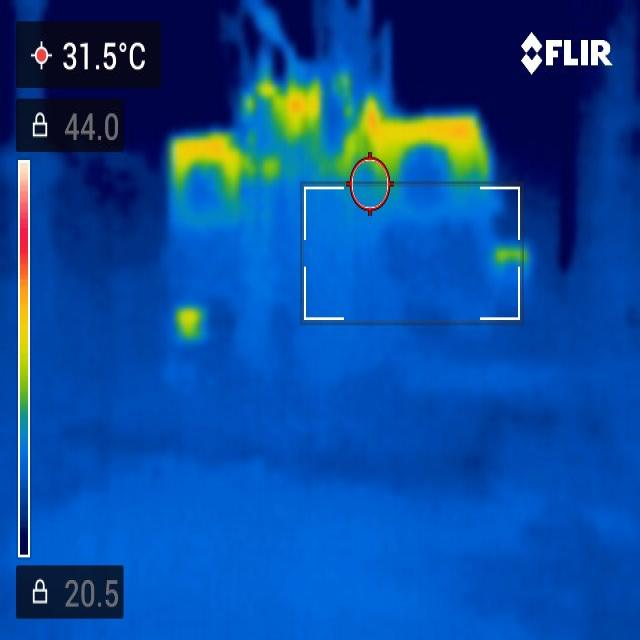
#> input picture ai-anomaly-service/dataset/Sample_Thermal_Images/T1/normal/T1_normal_001.jpg, 640 x 640 px
$ python dataset_generator.py
#> lines starting #> are read from the running program, lines starting #| are printed output that depends on the picture; after the words box and inside, x2 and y2 are one past the last pixel; in counts of white or black regions, pixels touching at a corner belong together
# Enhanced Thermal Anomaly Detection with YOLO Label Generation
# This script detects thermal anomalies and generates labels in YOLO format for training

import cv2
import numpy as np
import pandas as pd
from PIL import Image, ImageDraw, ImageFont
import os, math, io, base64
from matplotlib import pyplot as plt
from datetime import datetime

# -----------------------------
# YOLO Class Definitions
# -----------------------------

# Define class mapping for YOLO training
CLASS_MAPPING = {
    "Loose Joint (Faulty)": 0,
    "Loose Joint (Potential)": 1,
    "Point Overload (Faulty)": 2,
    "Point Overload (Potential)": 3,
    "Full Wire Overload (Potential)": 4,
    "Hotspot (Review)": 5,
    "Warm Area (Likely Normal)": 6
}

# Reverse mapping for reading
ID_TO_CLASS = {v: k for k, v in CLASS_MAPPING.items()}

# Class names file for YOLO
CLASS_NAMES = list(CLASS_MAPPING.keys())

def save_class_names(output_dir):
    """Save class names to classes.txt file for YOLO"""
    classes_path = os.path.join(output_dir, "classes.txt")
    with open(classes_path, 'w') as f:
        for class_name in CLASS_NAMES:
            f.write(f"{class_name}\n")
    return classes_path

# -----------------------------
# Utilities
# -----------------------------

def ensure_dir(path):
    os.makedirs(path, exist_ok=True)

def convert_to_yolo_format(x, y, w, h, img_width, img_height):
    """
    Convert bounding box coordinates to YOLO format

    Args:
        x, y, w, h: Bounding box in pixel coordinates (top-left corner + width/height)
        img_width, img_height: Image dimensions

    Returns:
        x_center, y_center, width, height: Normalized YOLO coordinates (0-1)
    """
    # Calculate center coordinates
    x_center = (x + w/2) / img_width
    y_center = (y + h/2) / img_height

    # Normalize width and height
    norm_width = w / img_width
    norm_height = h / img_height

    # Ensure values are between 0 and 1
    x_center = max(0, min(1, x_center))
    y_center = max(0, min(1, y_center))
    norm_width = max(0, min(1, norm_width))
    norm_height = max(0, min(1, norm_height))

    return x_center, y_center, norm_width, norm_height

def save_yolo_labels(detections, img_width, img_height, label_path):
    """
    Save detections in YOLO format to a text file

    Args:
        detections: List of detection dictionaries
        img_width, img_height: Image dimensions
        label_path: Path to save the label file
    """
    with open(label_path, 'w') as f:
        for detection in detections:
            class_name = detection['label']
            if class_name not in CLASS_MAPPING:
                print(f"Warning: Unknown class '{class_name}', skipping...")
                continue

            class_id = CLASS_MAPPING[class_name]
            x, y, w, h = detection['x'], detection['y'], detection['w'], detection['h']

            # Convert to YOLO format
            x_center, y_center, norm_width, norm_height = convert_to_yolo_format(
                x, y, w, h, img_width, img_height
            )

            # Write to file: class_id x_center y_center width height
            f.write(f"{class_id} {x_center:.6f} {y_center:.6f} {norm_width:.6f} {norm_height:.6f}\n")

def pil_draw_box_with_label(pil_img, box, label, color=(255,0,0), width=3):
    draw = ImageDraw.Draw(pil_img)
    x1, y1, x2, y2 = box
    draw.rectangle([x1, y1, x2, y2], outline=color, width=width)
    # Draw label background
    text = label
    try:
        font = ImageFont.truetype("arial.ttf", 16)
    except:
        try:
            font = ImageFont.truetype("DejaVuSans.ttf", 16)
        except:
            font = ImageFont.load_default()

    # Get text bounding box
    bbox = draw.textbbox((0, 0), text, font=font)
    tw, th = bbox[2] - bbox[0], bbox[3] - bbox[1]
    pad = 4
    bx1, by1 = x1, max(0, y1 - th - 2*pad)
    bx2, by2 = x1 + tw + 2*pad, by1 + th + 2*pad
    draw.rectangle([bx1, by1, bx2, by2], fill=(0,0,0))
    draw.text((bx1+pad, by1+pad), text, fill=(255,255,255), font=font)
    return pil_img

def compute_local_contrast(gray, mask):
    # Mean intensity in mask vs a dilated ring around it
    kern = np.ones((21,21), np.uint8)
    dil = cv2.dilate(mask, kern, iterations=1)
    ring = cv2.subtract(dil, mask)
    m_in = float(gray[mask>0].mean()) if np.any(mask>0) else 0.0
    m_out = float(gray[ring>0].mean()) if np.any(ring>0) else m_in+1e-6
    contrast = (m_in - m_out) / (m_out + 1e-6)
    return contrast, m_in, m_out

def shape_features(cnt):
    x,y,w,h = cv2.boundingRect(cnt)
    area = cv2.contourArea(cnt)
    perim = cv2.arcLength(cnt, True)
    aspect = w / (h+1e-6) if h>0 else 999.0
    # Fit ellipse if possible for elongation
    elong = 1.0
    if len(cnt) >= 5:
        try:
            ellipse = cv2.fitEllipse(cnt)
            (cx, cy), (MA, ma), angle = ellipse
            long_axis = max(MA, ma)
            short_axis = max(1e-6, min(MA, ma))
            elong = long_axis / short_axis
        except:
            elong = 1.0
    return (x,y,w,h,area,perim,aspect,elong)

def dominant_hue(hsv, mask):
    h = hsv[...,0][mask>0]
    if h.size == 0:
        return None, 0.0
    # Convert hue 0-179 to degrees for interpretability if needed
    hist = cv2.calcHist([h.astype(np.uint8)], [0], None, [180], [0,180])
    idx = int(np.argmax(hist))
    frac = float(hist[idx] / (h.size+1e-6))
    return idx, frac

def classify_hotspot(hsv, gray, cnt, mask):
    # Extract features
    x,y,w,h,area,perim,aspect,elong = shape_features(cnt)
    contrast, m_in, m_out = compute_local_contrast(gray, mask)
    hue, hue_frac = dominant_hue(hsv, mask)
    # Size proxies
    img_area = gray.shape[0] * gray.shape[1]
    area_ratio = area / img_area
    # Heuristics
    is_small = area_ratio < 0.01
    is_large = area_ratio >= 0.05
    strong_contrast = contrast > 0.25   # adjustable
    moderate_contrast = contrast > 0.12

    # Color grouping (rough):
    # yellow ≈ hue 20–35; orange/red ≈ hue 0–20 and 170–180 wrap
    is_red_orange = (hue is not None) and (hue <= 20 or hue >= 170)
    is_yellowish = (hue is not None) and (20 < hue <= 35)

    # Full-wire shape proxy: elongated and not too tall
    looks_like_wire = elong > 3.0 and (min(w,h) < 0.25*max(gray.shape))
    # Decision tree
    label = "Hotspot"
    if strong_contrast and is_red_orange:
        if is_small:
            label = "Point Overload (Faulty)"
        else:
            label = "Loose Joint (Faulty)"
    elif (strong_contrast or moderate_contrast) and is_yellowish:
        if is_small:
            label = "Point Overload (Potential)"
        else:
            label = "Loose Joint (Potential)"
    elif looks_like_wire and (is_red_orange or is_yellowish):
        label = "Full Wire Overload (Potential)"
    else:
        # fallback: if high contrast but unknown hue bucket
        if strong_contrast:
            label = "Hotspot (Review)"
        else:
            label = "Warm Area (Likely Normal)"
    return label, {
        "x": int(x), "y": int(y), "w": int(w), "h": int(h),
        "area_ratio": float(area_ratio),
        "contrast": float(contrast),
        "hue": int(hue) if hue is not None else -1,
        "elongation": float(elong)
    }

def detect_and_annotate(img_bgr):
    # Convert to HSV
    hsv = cv2.cvtColor(img_bgr, cv2.COLOR_BGR2HSV)
    gray = cv2.cvtColor(img_bgr, cv2.COLOR_BGR2GRAY)

    # Hot color mask (yellow/orange/red) with decent brightness
    # NOTE: thermal palettes vary; these ranges are a starting point.
    masks = []
    # Red range (low hue)
    m1 = cv2.inRange(hsv, (0, 120, 180), (15, 255, 255))
    # Red range (wrap high hue)
    m2 = cv2.inRange(hsv, (170, 120, 150), (179, 255, 255))
    # Yellow range
    m3 = cv2.inRange(hsv, (18, 80, 160), (35, 255, 255))

    hot_mask = cv2.bitwise_or(cv2.bitwise_or(m1, m2), m3)
    # Clean up
    hot_mask = cv2.morphologyEx(hot_mask, cv2.MORPH_OPEN, np.ones((5,5), np.uint8))
    hot_mask = cv2.morphologyEx(hot_mask, cv2.MORPH_CLOSE, np.ones((7,7), np.uint8))

    # Find contours
    contours, _ = cv2.findContours(hot_mask, cv2.RETR_EXTERNAL, cv2.CHAIN_APPROX_SIMPLE)

    detections = []
    vis = Image.fromarray(cv2.cvtColor(img_bgr, cv2.COLOR_BGR2RGB))
    for cnt in contours:
        if cv2.contourArea(cnt) < 80:  # ignore tiny specks
            continue
        mask = np.zeros(hot_mask.shape, dtype=np.uint8)
        cv2.drawContours(mask, [cnt], -1, 255, thickness=-1)
        label, meta = classify_hotspot(hsv, gray, cnt, mask)
        x,y,w,h = meta["x"], meta["y"], meta["w"], meta["h"]
        # Choose color by label
        col = (255,0,0)  # red fault default
        if "Potential" in label:
            col = (255,165,0)  # orange
        if "Likely Normal" in label or "Review" in label:
            col = (0,128,255)  # blue-ish for review/normal
        vis = pil_draw_box_with_label(vis, (x,y,x+w,y+h), label, color=col, width=3)
        meta["label"] = label
        detections.append(meta)

    return vis, detections

def create_yolo_dataset_structure(base_dir):
    """
    Create YOLO dataset directory structure

    Args:
        base_dir: Base directory for the dataset

    Returns:
        Dictionary with paths to different splits
    """
    dataset_structure = {
        'images': {
            'train': os.path.join(base_dir, 'images', 'train'),
            'val': os.path.join(base_dir, 'images', 'val'),
            'test': os.path.join(base_dir, 'images', 'test')
        },
        'labels': {
            'train': os.path.join(base_dir, 'labels', 'train'),
            'val': os.path.join(base_dir, 'labels', 'val'),
            'test': os.path.join(base_dir, 'labels', 'test')
        }
    }

    # Create directories
    for split in dataset_structure['images']:
        ensure_dir(dataset_structure['images'][split])
        ensure_dir(dataset_structure['labels'][split])

    return dataset_structure

def create_yolo_config(dataset_dir, class_names):
    """
    Create YOLO configuration YAML file

    Args:
        dataset_dir: Path to dataset directory
        class_names: List of class names
    """
    config_content = f"""# YOLO Dataset Configuration for Thermal Anomaly Detection
# Generated on {datetime.now().strftime('%Y-%m-%d %H:%M:%S')}

# Dataset paths (relative to this config file)
path: {os.path.abspath(dataset_dir)}  # dataset root dir
train: images/train  # train images (relative to 'path')
val: images/val      # val images (relative to 'path')
test: images/test    # test images (relative to 'path')

# Number of classes
nc: {len(class_names)}

# Class names
names:
"""

    for i, class_name in enumerate(class_names):
        config_content += f"  {i}: '{class_name}'\n"

    config_path = os.path.join(dataset_dir, 'data.yaml')
    with open(config_path, 'w') as f:
        f.write(config_content)

    print(f"YOLO config saved to: {config_path}")
    return config_path

# -----------------------------
# Main Processing
# -----------------------------

def main():
    # Dataset paths - using relative paths that work from current directory
    script_dir = os.path.dirname(os.path.abspath(__file__))
    dataset_dir = os.path.join(script_dir, "dataset", "Sample_Thermal_Images")
    output_base_dir = os.path.join(script_dir, "yolo_dataset")

    # Create YOLO dataset structure
    ensure_dir(output_base_dir)
    dataset_structure = create_yolo_dataset_structure(output_base_dir)

    # Save class names
    classes_path = save_class_names(output_base_dir)
    print(f"Class names saved to: {classes_path}")

    # Create YOLO config
    config_path = create_yolo_config(output_base_dir, CLASS_NAMES)

    # Collect image paths
    faulty_images = []
    normal_images = []

    for transformer in os.listdir(dataset_dir):
        transformer_path = os.path.join(dataset_dir, transformer)
        if not os.path.isdir(transformer_path):
            continue

        for folder in os.listdir(transformer_path):
            folder_path = os.path.join(transformer_path, folder)
            if not os.path.isdir(folder_path):
                continue

            if folder == "faulty":
                for image_file in os.listdir(folder_path):
                    if image_file.lower().endswith(('.jpg', '.jpeg', '.png')):
                        faulty_images.append(os.path.join(folder_path, image_file))
            elif folder == "normal":
                for image_file in os.listdir(folder_path):
                    if image_file.lower().endswith(('.jpg', '.jpeg', '.png')):
                        normal_images.append(os.path.join(folder_path, image_file))

    print(f"Found {len(faulty_images)} faulty and {len(normal_images)} normal images.")

    # Process images and generate labels
    all_images = faulty_images + normal_images
    total_detections = 0

    # Simple split: 70% train, 20% val, 10% test
    np.random.seed(42)  # For reproducible splits
    np.random.shuffle(all_images)

    n_train = int(0.7 * len(all_images))
    n_val = int(0.2 * len(all_images))

    train_images = all_images[:n_train]
    val_images = all_images[n_train:n_train+n_val]
    test_images = all_images[n_train+n_val:]

    print(f"Dataset split: {len(train_images)} train, {len(val_images)} val, {len(test_images)} test")

    # Process each split
    splits = {
        'train': train_images,
        'val': val_images,
        'test': test_images
    }

    all_rows = []

    for split_name, image_list in splits.items():
        print(f"\nProcessing {split_name} split ({len(image_list)} images)...")

        for img_path in image_list:
            if not os.path.exists(img_path):
                print(f"Warning: Image not found: {img_path}")
                continue

            try:
                # Load and process image
                bgr = cv2.imread(img_path)
#> bgr is the input picture: shape (640, 640, 3); mean B, G, R 156.9, 75.1, 11.5
                if bgr is None:
                    print(f"Warning: Could not load image: {img_path}")
                    continue

                img_height, img_width = bgr.shape[:2]
                vis, detections = detect_and_annotate(bgr)
#> in detect_and_annotate, `gray = cv2.cvtColor(img_bgr, cv2.COLOR_BGR2GRAY)`:
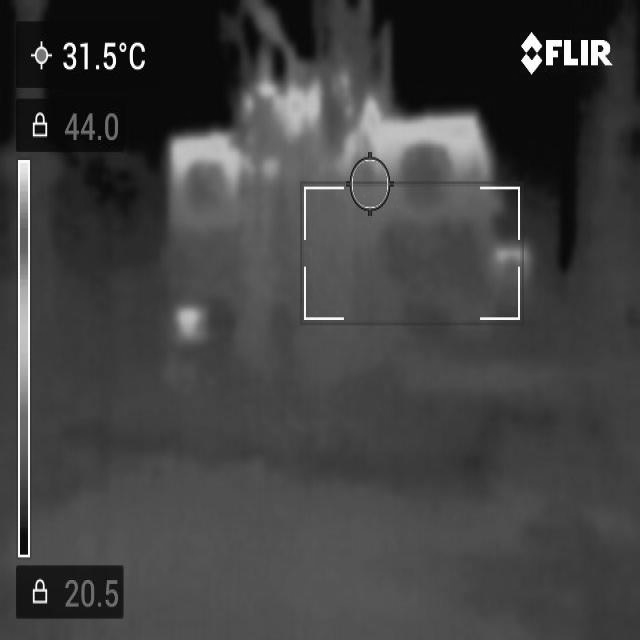
#> gray: shape (640, 640); min 0, max 255, mean 65.4
#> in detect_and_annotate, `m1 = cv2.inRange(hsv, (0, 120, 180), (15, 255, 255))`:
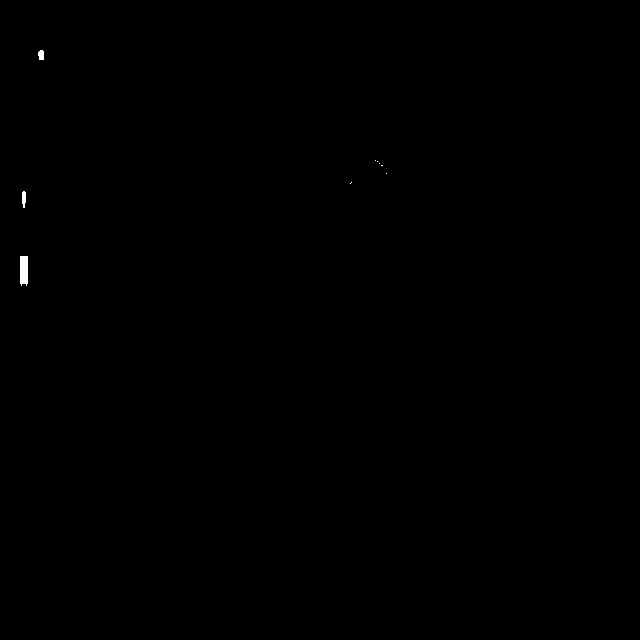
#> m1: shape (640, 640); 0.08% white; 9 white regions (6 under 20 px), largest, box (x1, y1, x2, y2) and area: (20, 256, 28, 286) 228, (22, 191, 26, 208) 57, (38, 50, 44, 60) 52
#> in detect_and_annotate, `m2 = cv2.inRange(hsv, (170, 120, 150), (179, 255, 255))`:
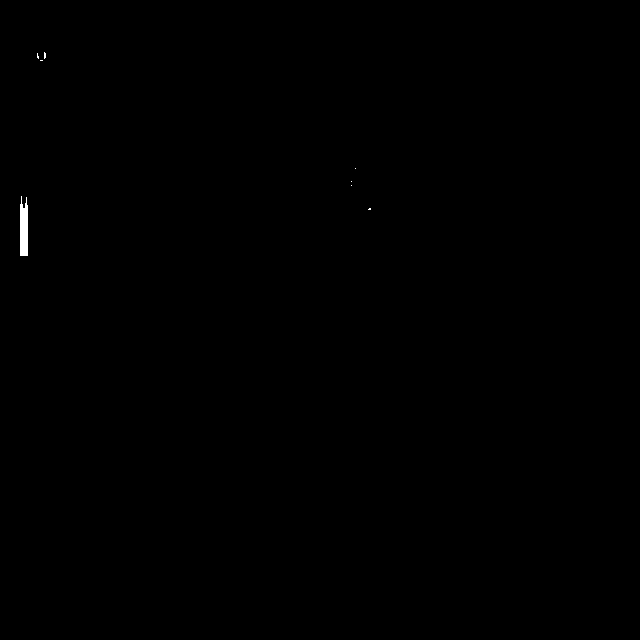
#> m2: shape (640, 640); 0.11% white; 8 white regions (7 under 20 px), largest, box (x1, y1, x2, y2) and area: (20, 196, 28, 256) 423
#> in detect_and_annotate, `m3 = cv2.inRange(hsv, (18, 80, 160), (35, 255, 255))`:
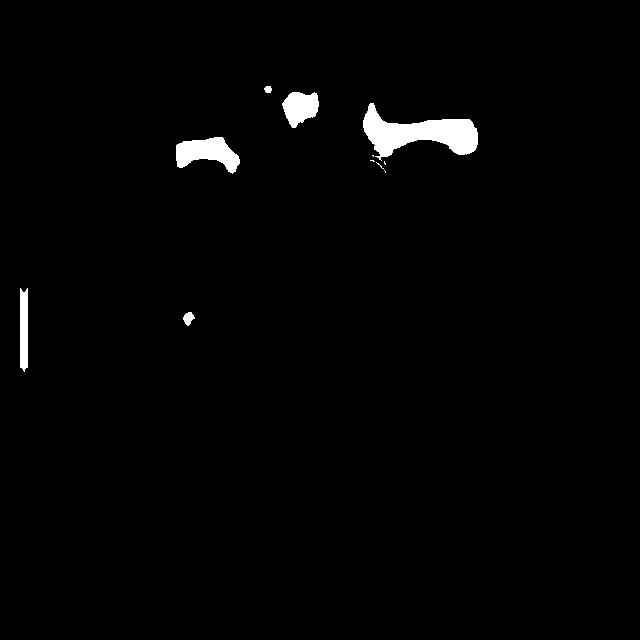
#> m3: shape (640, 640); 1.5% white; 11 white regions (5 under 20 px), largest, box (x1, y1, x2, y2) and area: (363, 103, 478, 161) 3136, (176, 137, 240, 174) 1382, (282, 92, 319, 128) 922, (20, 288, 28, 372) 633, (183, 312, 195, 326) 105, (264, 86, 272, 93) 45
#> in detect_and_annotate, `hot_mask = cv2.bitwise_or(cv2.bitwise_or(m1, m2), m3)`:
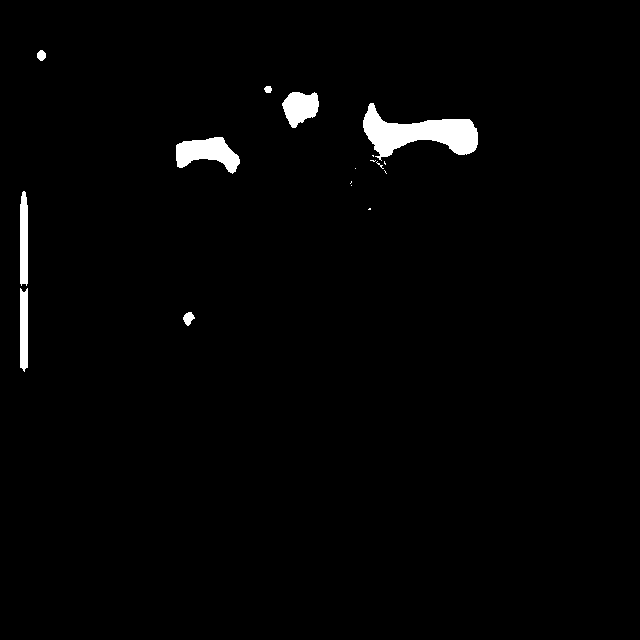
#> hot_mask: shape (640, 640); 1.7% white; 17 white regions (9 under 20 px), largest, box (x1, y1, x2, y2) and area: (363, 103, 478, 161) 3136, (176, 137, 240, 174) 1382, (282, 92, 319, 128) 922
#> in detect_and_annotate, `contours, _ = cv2.findContours(hot_mask, cv2.RETR_EXTERNAL, cv2.CHAIN_..`: contours = 8 contours; box (x1, y1, x2, y2) and area: (363, 104, 478, 157) 2966, (176, 137, 240, 172) 1290, (283, 92, 319, 127) 862, (20, 196, 28, 284) 592, (20, 292, 28, 368) 525, (184, 313, 193, 324) 70, (37, 51, 46, 60) 56, (265, 86, 271, 93) 29
#> the loop in detect_and_annotate, `for cnt in contours:` made 8 passes
#> (x, y, w, h) on passes 3 to 6: (20, 196, 8, 88), (176, 137, 64, 35), (363, 104, 115, 53), (283, 92, 36, 35)
#> pass 2, in compute_local_contrast, `dil = cv2.dilate(mask, kern, iterations=1)`:
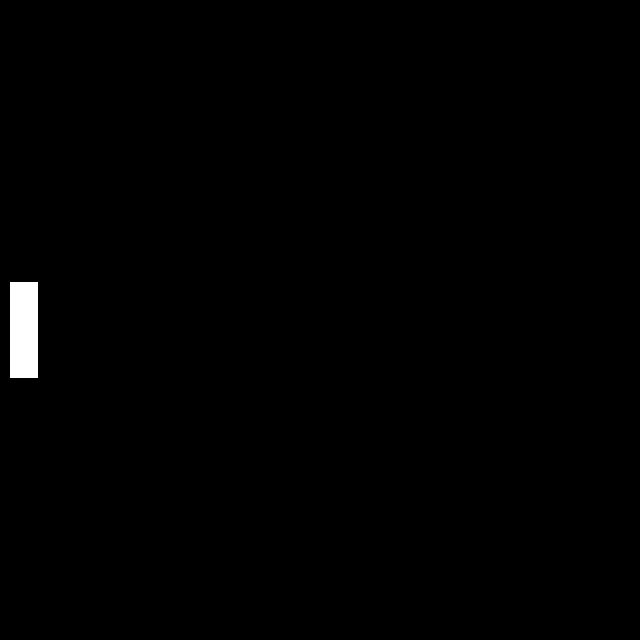
#> dil: shape (640, 640); 0.66% white; 1 white region, box (x1, y1, x2, y2) and area: (10, 282, 38, 378) 2688
#> pass 2, in compute_local_contrast, `ring = cv2.subtract(dil, mask)`:
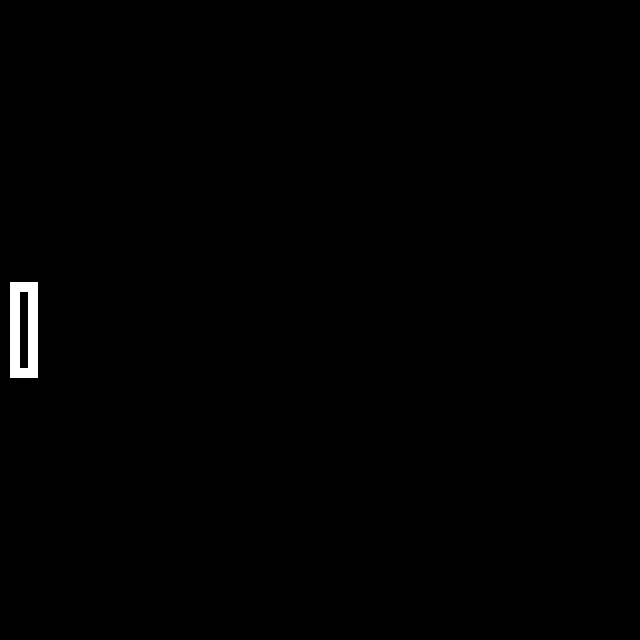
#> ring: shape (640, 640); 0.51% white; 1 white region, box (x1, y1, x2, y2) and area: (10, 282, 38, 378) 2080
#> (the rest of the program and of its run is left out)
